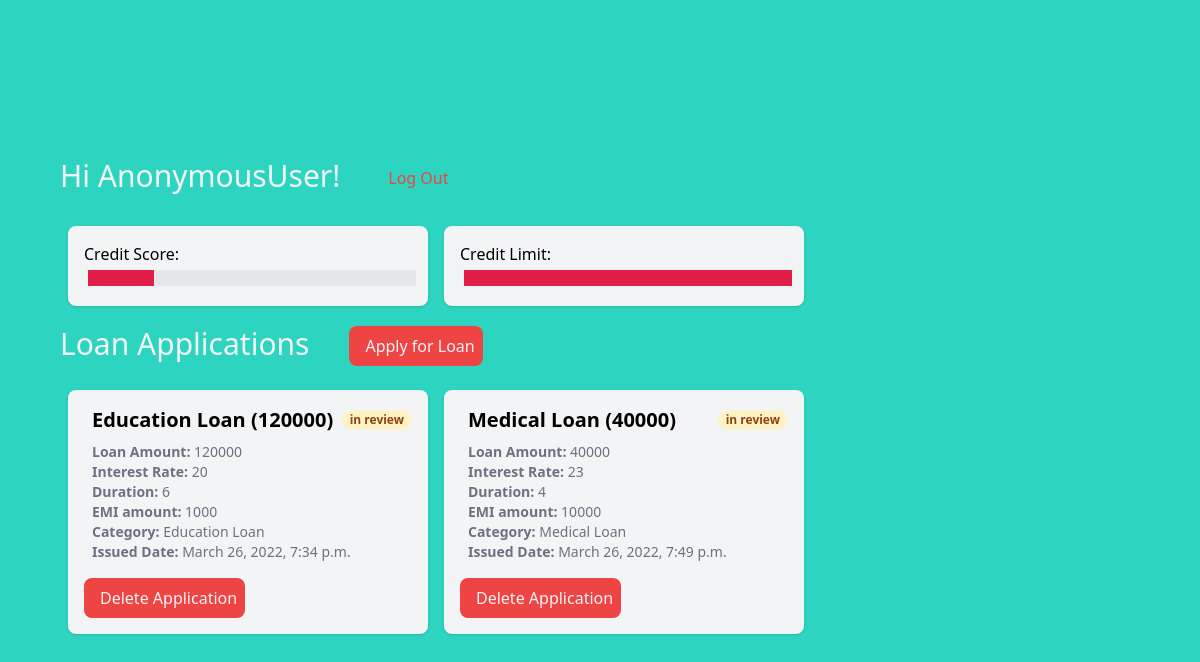
Page /dashboard/ on the earlier database version.
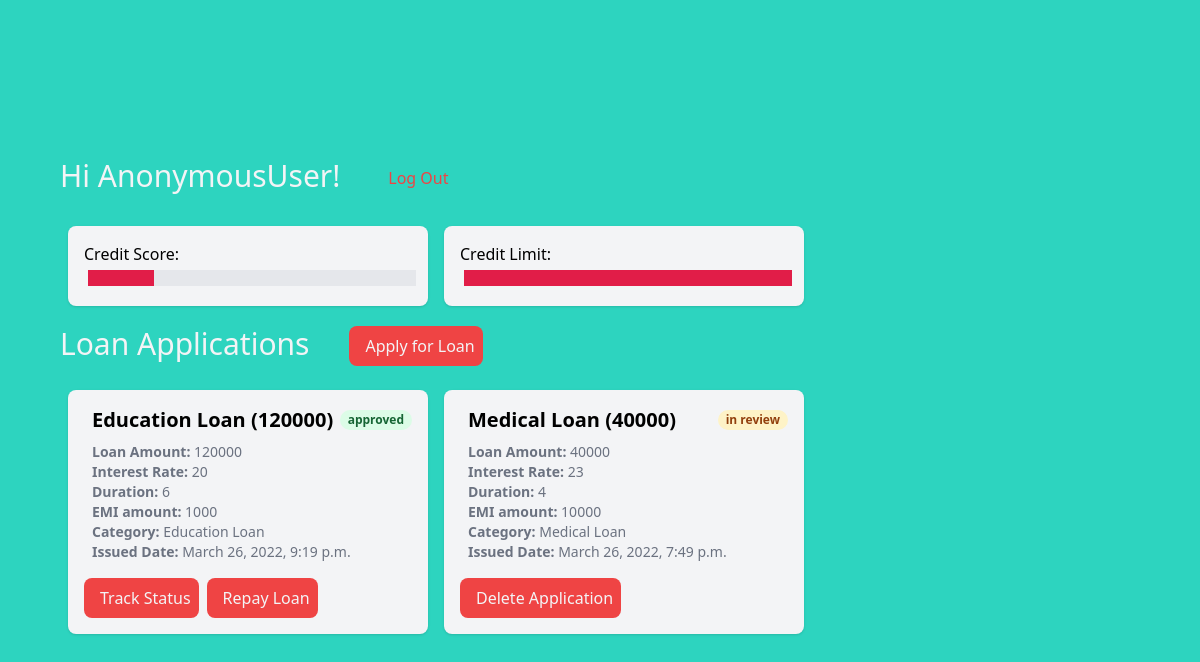
Same page on the later database version.
### management/models.py (models this page shows, shortened)
class TimeStampMixin(models.Model):
    created_at = models.DateTimeField(auto_now_add=True, blank=True, null=True)
    updated_at = models.DateTimeField(auto_now=True, blank=True, null=True)
    class Meta:
        abstract = True

class Loan_Application(TimeStampMixin):
    GENDER_CHOICES = (
        ("male", "male"),
        ("female", "female"),
        ("other", "other"),
    )
    CATEGORY_CHOICES = (
        ("Education Loan", "education_loan"),
        ("Home Loan", "home_loan"),
        ("Business Loan", "business_loan"),
        ("Medical Loan", "medical_loan"),
        ("Other", "other"),
    )
    ACCEPTED_CHOICES = (
        ("accepted", "accepted"),
        ("rejected", "rejected"),
        ("in_review", "in_review"),
    )
    full_name = models.CharField(max_length=255)
    date_of_birth = models.DateField()
    address = models.TextField()
    landmark = models.CharField(max_length=30)
    phone = models.CharField(max_length=30)
    gender = models.CharField(max_length=100, choices=GENDER_CHOICES)
    occupation = models.CharField(max_length=30)
    organization = models.CharField(max_length=30)
    email = models.CharField(max_length=50)
    category = models.CharField(max_length=100, choices=CATEGORY_CHOICES)
    loan_amount = models.CharField(max_length=20)
    duration = models.CharField(max_length=20)
    interest_rate = models.CharField(max_length=5)
    emi_amount = models.CharField(max_length=20)
    accepted = models.CharField(max_length=100, choices=ACCEPTED_CHOICES, default="in_review")
    deleted = models.BooleanField(default=False)
    created_date = models.DateTimeField(auto_now=True)

### management/views.py (the view)
# urls.py: path('dashboard/', LoanApplicationsListView.as_view()),
class LoanApplicationsListView(ListView):
    queryset = Loan_Application.objects.filter(deleted=False)
    template_name = "dashboard.html"
    context_object_name = "loan_application"
    paginate_by = 10
    def get_queryset(self):
        return Loan_Application.objects.filter(deleted=False)

### templates/dashboard.html (shortened to what this page needs)
{% extends "./base.html" %}
{% block content %}
<div class="w-full px-10 py-5 m-5">
    <div class="flex">
        <h1 class="text-3xl text-gray-100 mr-10 mb-5">Hi {{request.user}}!</h1>
        <a href="/logout/"><button class="p-2 w-200 text-red-500 rounded-lg">Log Out</button></a>
    </div>
    {% if request.user.username == "admin" or request.user == "admin" %}
    <div class="flex">
        <h1 class="text-3xl text-gray-100 mr-10 mb-5">Loan Applications</h1>
    </div>
    <div class="flex flex-wrap">
    {% for l in loan_application %}
        <div class="shadow bg-gray-100 rounded-lg w-1/3 p-4 m-2">
            <div class="flex justify-between flex-wrap items-center">
                <a href="#"><h2 class="text-xl font-semibold hover:text-red-600"><i class="fi fi-rr-id-badge mr-2"></i>{{l.category}} ({{l.loan_amount}})</h2></a>
                {% if l.accepted == 'accepted' %}
                    <span class="px-2 text-xs leading-5 font-semibold rounded-full bg-green-100 text-green-800">
                        approved
                    </span>
                {% elif l.accepted == "rejected" %}
                    <span class="px-2 text-xs leading-5 font-semibold rounded-full bg-red-100 text-red-800">
                        rejected
                    </span>
                {% else %}
                    <span class="px-2 text-xs leading-5 font-semibold rounded-full bg-amber-100 text-amber-800">
                        in review
                    </span>
                {% endif %}
            </div>
            <ul class="text-sm text-gray-500 p-2">
                <li><b>Loan Amount:</b> {{l.loan_amount}}</li>
                <li><b>Interest Rate:</b> {{l.interest_rate}}</li>
                <li><b>Duration:</b> {{l.duration}}</li>
                <li><b>EMI amount:</b> {{l.emi_amount}}</li>
                <li><b>Category:</b> {{l.category}}</li>
                <li><b>Issued Date:</b> {{l.created_date}}</li>
            </ul>
            <div class="flex items-center">
                <a href="/approve/{{l.id}}"><button class="mt-2 mr-2 p-2 bg-red-500 text-gray-100 rounded-lg" type="submit"><i class="fi fi-rr-add mr-2"></i>Update Status</button></a>
                <a href="/view/{{l.id}}"><button class="mt-2 mr-2 p-2 bg-red-500 text-gray-100 rounded-lg" type="submit"><i class="fi fi-rr-eye mr-2"></i>View Loan Application</button></a>
            </div>
        </div>
    {% empty %}
        <div class="flex items-center justify-center">
            <div class="text-xl">No Loan Applications yet.</div>
        </div>
    {% endfor %}
    </div>
    {% else %}
    <div class="flex mt-1 mb-3">
        <div class="w-1/3 shadow bg-gray-100 rounded-lg p-4 m-2">
            <h2>Credit Score: {{request.user.credit_score}} </h2>
            <div class="w-full bg-gray-200 h-4 m-1">
                <div class="bg-rose-600 h-4" style="width: 20%"></div>
            </div>
        </div>
        <div class="w-1/3 shadow bg-gray-100 rounded-lg p-4 m-2">
            <h2>Credit Limit: {{request.user.credit_limit}} </h2>
            <div class="w-full bg-gray-200 h-4 m-1">
                <div class="bg-rose-600 h-4" style="width: {{request.user.credit_limit}}%"></div>
            </div>
        </div>
    </div>
    <div class="flex">
        <h1 class="text-3xl text-gray-100 mr-10 mb-5">Loan Applications</h1>
        <a href="/loan-application/"><button class="p-2 w-200 bg-red-500 text-gray-100 rounded-lg">Apply for Loan</button></a>
    </div>
    <div class="flex flex-wrap">
    {% for l in loan_application %}
        <div class="shadow bg-gray-100 rounded-lg w-1/3 p-4 m-2">
            <div class="flex justify-between items-center">
                <a href="#"><h2 class="text-xl font-semibold hover:text-red-600">{{l.category}} ({{l.loan_amount}})</h2></a>
                {% if l.accepted == 'accepted' %}
                    <span class="px-2 text-xs leading-5 font-semibold rounded-full bg-green-100 text-green-800">
                        approved
                    </span>
                {% elif l.accepted == "rejected" %}
                    <span class="px-2 text-xs leading-5 font-semibold rounded-full bg-red-100 text-red-800">
                        rejected
                    </span>
                {% else %}
                    <span class="px-2 text-xs leading-5 font-semibold rounded-full bg-amber-100 text-amber-800">
                        in review
                    </span>
                {% endif %}
            </div>
            <ul class="text-sm text-gray-500 p-2">
                <li><b>Loan Amount:</b> {{l.loan_amount}}</li>
                <li><b>Interest Rate:</b> {{l.interest_rate}}</li>
                <li><b>Duration:</b> {{l.duration}}</li>
                <li><b>EMI amount:</b> {{l.emi_amount}}</li>
                <li><b>Category:</b> {{l.category}}</li>
                <li><b>Issued Date:</b> {{l.created_date}}</li>
            </ul>
            {% if l.accepted == 'accepted' %}
                <div class="flex items-center">
                    <a href="/history/{{l.id}}"><button class="mt-2 mr-2 p-2 bg-red-500 text-gray-100 rounded-lg" type="submit">Track Status</button></a>
                    <a href="/repay/{{l.id}}"><button class="mt-2 mr-2 p-2 bg-red-500 text-gray-100 rounded-lg" type="submit">Repay Loan</button></a>
                </div>
            {% else %}
                <div class="flex items-center">
                    <a href="/delete/{{l.id}}"><button class="mt-2 mr-2 p-2 bg-red-500 text-gray-100 rounded-lg" type="submit">Delete Application</button></a>
                </div>
            {% endif %}
        </div>
    {% empty %}
        <div class="flex items-center justify-center">
            <div class="text-xl">No Loan Applications yet.</div>
        </div>
    {% endfor %}
    </div>
    {% endif %}
</div>
{% endblock content %}

### templates/base.html (shortened to what this page needs)
<!DOCTYPE html>
<html lang="en">
    <head>
        <script src="https://cdn.tailwindcss.com"></script>
        <link rel='stylesheet' href='https://cdn-uicons.flaticon.com/uicons-regular-rounded/css/uicons-regular-rounded.css'>
    </head>
    <body>
        <div class="flex justify-center items-center bg-teal-400 w-screen min-h-screen">
            {% block content %}
            {% endblock %}
        </div>
    </body>
</html>

Differences in the rows shown:
changed Loan_Application "Education Loan": created_date "March 26, 2022, 7:34 p.m." → "March 26, 2022, 9:19 p.m."; accepted "in review Delete Application" → "approved Track Status Repay Loan"
